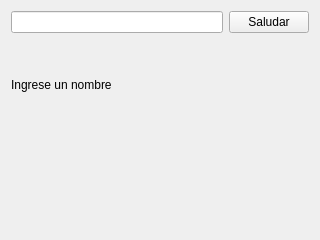
<?xml version="1.0" encoding="UTF-8"?>
<ui version="4.0">
 <class>Greeter</class>
 <widget class="QWidget" name="Greeter">
  <property name="geometry">
   <rect>
    <x>0</x>
    <y>0</y>
    <width>320</width>
    <height>240</height>
   </rect>
  </property>
  <property name="windowTitle">
   <string>Step 3</string>
  </property>
  <layout class="QVBoxLayout" name="verticalLayout">
   <item>
    <layout class="QHBoxLayout" name="layoutInput">
     <item>
      <widget class="QLineEdit" name="inputName">
       <property name="inputMask">
        <string/>
       </property>
       <property name="text">
        <string/>
       </property>
       <property name="clearButtonEnabled">
        <bool>false</bool>
       </property>
      </widget>
     </item>
     <item>
      <widget class="QPushButton" name="buttonGreet">
       <property name="text">
        <string>Saludar</string>
       </property>
      </widget>
     </item>
    </layout>
   </item>
   <item>
    <widget class="QLabel" name="labelOut">
     <property name="text">
      <string>Ingrese un nombre</string>
     </property>
    </widget>
   </item>
   <item>
    <widget class="QWidget" name="centralwidget">
      <widget class="QLabel" name="label">
       <property name="geometry">
        <rect>
         <x>300</x>
         <y>160</y>
         <width>211</width>
         <height>231</height>
        </rect>
       </property>
       <property name="text">
        <string/>
       </property>
       <property name="pixmap">
        <pixmap>../src/22158.png</pixmap>
       </property>
      </widget>
     </widget>
   </item>
  </layout>
 </widget>
 <resources/>
 <connections/>
</ui>
